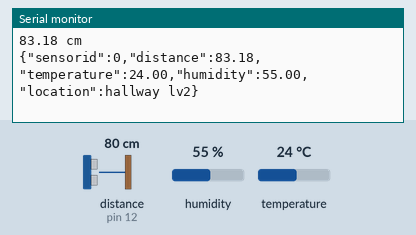
Bench run of a sketch on a simulated Arduino Uno, built with avr-gcc and run on an emulated ATmega328P. Parts: the last lines printed to the serial monitor. The inputs (shaded band) are chosen by the test bench; at power-on: distance to the obstacle (sensor on pin 12) 80 cm, temperature 24 °C, humidity 55 %. The echo pulse lasts 58.3 µs per cm.

Above: at 6.4 s.
6.5 s: distance to the obstacle (sensor on pin 12) set to 2 cm
At 11.9 s:
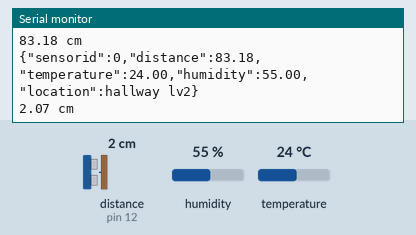
12.8 s: temperature set to 12 °C
At 17.9 s:
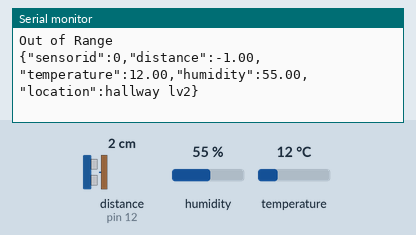
23.7 s: humidity set to 22 %
At 28.3 s:
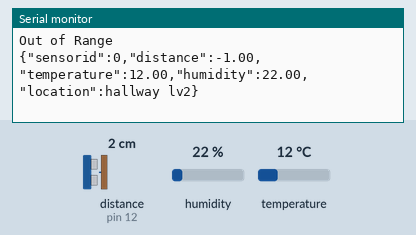
30.0 s: distance to the obstacle (sensor on pin 12) set to 4 cm
At 34.5 s:
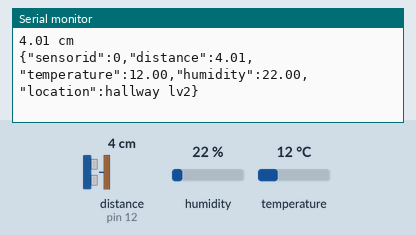
36.3 s: humidity set to 40 %
At 39.5 s:
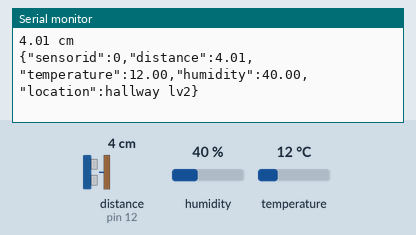
Timing chart, 0 to 41.0 s (numbered marks = the images above; inputs shaded):
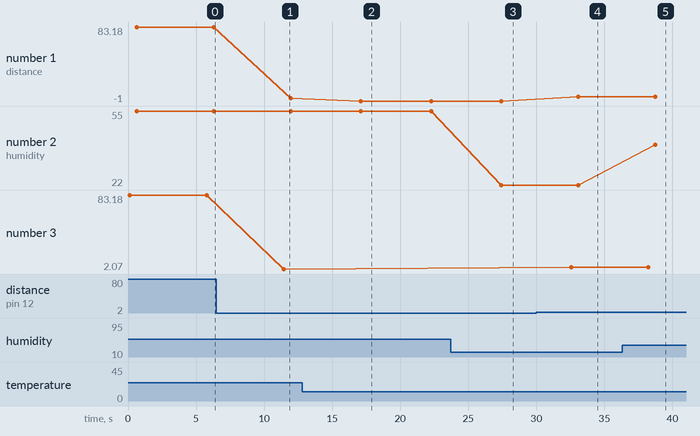

Measured:
- after the input at 6.5 s, the serial monitor: prints a new line after 5.0 s (image 1)
- after the input at 12.8 s, the serial monitor: prints a new line after 4.3 s (image 2)
- after the input at 23.7 s, the serial monitor: prints a new line after 3.7 s (image 3)
- after the input at 30.0 s, the serial monitor: prints a new line after 2.6 s (image 4)
- after the input at 36.3 s, the serial monitor: prints a new line after 2.4 s (image 5)
- plotted number 1: 83.18 → 2.07 after the input at 6.5 s, 2.07 → -1 after the input at 12.8 s, -1 → 4.01 after the input at 30.0 s
- plotted number 2: 55 → 22 after the input at 23.7 s, 22 → 40 after the input at 36.3 s
- plotted number 3: 83.18 → 2.07 after the input at 6.5 s, 2.07 → 4.01 after the input at 30.0 s

The sketch:

arduino_part.ino
```cpp
#include "dht.h";

#include "NewPing.h";
#include <SoftwareSerial.h>

SoftwareSerial sw(2,3); // RX, TX


#define DHT11_PIN 7

#define TRIG_PIN 10
#define ECHO_PIN 12
#define MAX_DIST 400

dht DHT;
NewPing sonar(TRIG_PIN, ECHO_PIN, MAX_DIST);

float humidity; //store humidity
float temp; //stores temperature value in celcius
float duration; // store HC-SR04 pulse duration
float distance; // store distance of the objects
float speedOfSound; // calculate speed of sound in m/s
float speedOfSoundConv; // convert spped of sound to cm/ms
int iterations = 5; //average calculation
int id = 0; // sensor id
String location= "hallway lv2"; // location of this sensor


void setup() {
  // put your setup code here, to run once:
  Serial.begin(115200);
  sw.begin(115200);
}

void loop() {
  // put your main code here, to run repeatedly:
  //distance = sonar.ping_cm();
  int chk = DHT.read11(DHT11_PIN);
  humidity = DHT.humidity;
  temp = DHT.temperature;

  speedOfSound = 331.4 + (0.606 + temp) + (0.0124 * humidity);

  speedOfSoundConv = speedOfSound / 10000;


  /*
  Serial.print("Temperature = ");
  Serial.println(DHT.temperature);
  Serial.print("Humidity = ");
  Serial.println(DHT.humidity);
  */
  duration = sonar.ping_median(iterations);

  distance = (duration/2) * speedOfSoundConv;

//    Serial.print("Temperature = ");
//    Serial.print(DHT.temperature);
//    Serial.print("C\n");
//
//    Serial.print("Humidity = ");
//    Serial.println(DHT.humidity);
//  Serial.print("Distance = ");

  if (distance >= 400 || distance <= 2)
  {
    distance = -1;
    Serial.println("Out of Range");
  }
  else
  {

    Serial.print(distance);
    Serial.println(" cm");
    Serial.println();
    delay(500);
  }

 sw.print("{\"sensorid\":");
 sw.print(id);//sensor id
 sw.print(",");
 sw.print("\"distance\":");
 sw.print(distance);//offset
 sw.print(",");
 sw.print("\"temperature\":");
 sw.print(temp);//offset
 sw.print(",");
 sw.print("\"humidity\":");
 sw.print(humidity);//offset
 sw.print(",");
 sw.print("\"location\":");
 sw.print(location);
 sw.print("}");
 sw.println();

 Serial.print("{\"sensorid\":");
 Serial.print(id);//sensor id
 Serial.print(",");
 Serial.print("\"distance\":");
 Serial.print(distance);//
 Serial.print(",");
 Serial.print("\"temperature\":");
 Serial.print(temp);//
 Serial.print(",");
 Serial.print("\"humidity\":");
 Serial.print(humidity);//
 Serial.print(",");
 Serial.print("\"location\":");
 Serial.print(location);
 Serial.print("}");
 Serial.println();

  delay(5000);
}
```
